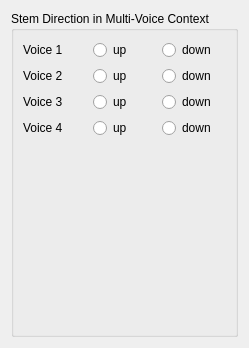
     <widget class="QWidget" name="Seite17">
      <layout class="QVBoxLayout" name="verticalLayout1">
       <property name="spacing">
        <number>0</number>
       </property>
       <item>
        <widget class="QGroupBox" name="groupBox">
         <property name="title">
          <string>Stem Direction in Multi-Voice Context</string>
         </property>
         <property name="flat">
          <bool>false</bool>
         </property>
         <layout class="QGridLayout" name="gridLayout_4">
          <item row="0" column="0">
           <widget class="QLabel" name="label_48">
            <property name="text">
             <string>Voice 1</string>
            </property>
           </widget>
          </item>
          <item row="0" column="1">
           <widget class="QRadioButton" name="voice1Up">
            <property name="text">
             <string>up</string>
            </property>
           </widget>
          </item>
          <item row="0" column="2">
           <widget class="QRadioButton" name="voice1Down">
            <property name="text">
             <string>down</string>
            </property>
           </widget>
          </item>
          <item row="1" column="0">
           <widget class="QLabel" name="label_49">
            <property name="text">
             <string>Voice 2</string>
            </property>
           </widget>
          </item>
          <item row="1" column="1">
           <widget class="QRadioButton" name="voice2Up">
            <property name="text">
             <string>up</string>
            </property>
           </widget>
          </item>
          <item row="1" column="2">
           <widget class="QRadioButton" name="voice2Down">
            <property name="text">
             <string>down</string>
            </property>
           </widget>
          </item>
          <item row="2" column="0">
           <widget class="QLabel" name="label_50">
            <property name="text">
             <string>Voice 3</string>
            </property>
           </widget>
          </item>
          <item row="2" column="1">
           <widget class="QRadioButton" name="voice3Up">
            <property name="text">
             <string>up</string>
            </property>
           </widget>
          </item>
          <item row="2" column="2">
           <widget class="QRadioButton" name="voice3Down">
            <property name="text">
             <string>down</string>
            </property>
           </widget>
          </item>
          <item row="3" column="0">
           <widget class="QLabel" name="label_51">
            <property name="text">
             <string>Voice 4</string>
            </property>
           </widget>
          </item>
          <item row="3" column="1">
           <widget class="QRadioButton" name="voice4Up">
            <property name="text">
             <string>up</string>
            </property>
           </widget>
          </item>
          <item row="3" column="2">
           <widget class="QRadioButton" name="voice4Down">
            <property name="text">
             <string>down</string>
            </property>
           </widget>
          </item>
          <item row="4" column="0">
           <spacer name="verticalSpacer_3">
            <property name="orientation">
             <enum>Qt::Vertical</enum>
            </property>
            <property name="sizeHint" stdset="0">
             <size>
              <width>20</width>
              <height>187</height>
             </size>
            </property>
           </spacer>
          </item>
         </layout>
        </widget>
       </item>
      </layout>
     </widget>
